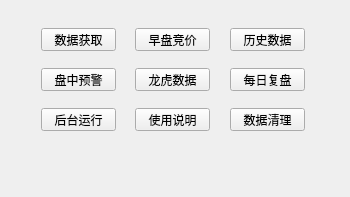
<?xml version="1.0" encoding="UTF-8"?>
<ui version="4.0">
 <class>MainWindow</class>
 <widget class="Ui_MainWindow" name="MainWindow">
  <property name="windowModality">
   <enum>Qt::NonModal</enum>
  </property>
  <property name="enabled">
   <bool>true</bool>
  </property>
  <property name="geometry">
   <rect>
    <x>0</x>
    <y>0</y>
    <width>350</width>
    <height>197</height>
   </rect>
  </property>
  <property name="minimumSize">
   <size>
    <width>0</width>
    <height>0</height>
   </size>
  </property>
  <property name="windowTitle">
   <string>小散变大户数据获取软件V2.0</string>
  </property>
  <property name="windowOpacity">
   <double>1.000000000000000</double>
  </property>
  <property name="toolTip">
   <string/>
  </property>
  <property name="autoFillBackground">
   <bool>true</bool>
  </property>
  <widget class="QPushButton" name="pushButton_2">
   <property name="geometry">
    <rect>
     <x>41</x>
     <y>68</y>
     <width>75</width>
     <height>23</height>
    </rect>
   </property>
   <property name="font">
    <font>
     <family>宋体</family>
     <pointsize>9</pointsize>
    </font>
   </property>
   <property name="text">
    <string>盘中预警</string>
   </property>
  </widget>
  <widget class="QPushButton" name="pushButton_3">
   <property name="geometry">
    <rect>
     <x>41</x>
     <y>108</y>
     <width>75</width>
     <height>23</height>
    </rect>
   </property>
   <property name="font">
    <font>
     <family>宋体</family>
     <pointsize>9</pointsize>
    </font>
   </property>
   <property name="text">
    <string>后台运行</string>
   </property>
  </widget>
  <widget class="QPushButton" name="pushButton_5">
   <property name="geometry">
    <rect>
     <x>135</x>
     <y>68</y>
     <width>75</width>
     <height>23</height>
    </rect>
   </property>
   <property name="font">
    <font>
     <family>宋体</family>
     <pointsize>9</pointsize>
    </font>
   </property>
   <property name="text">
    <string>龙虎数据</string>
   </property>
  </widget>
  <widget class="QPushButton" name="pushButton_6">
   <property name="geometry">
    <rect>
     <x>135</x>
     <y>108</y>
     <width>75</width>
     <height>23</height>
    </rect>
   </property>
   <property name="font">
    <font>
     <family>宋体</family>
     <pointsize>9</pointsize>
    </font>
   </property>
   <property name="text">
    <string>使用说明</string>
   </property>
  </widget>
  <widget class="QPushButton" name="pushButton_8">
   <property name="geometry">
    <rect>
     <x>230</x>
     <y>68</y>
     <width>75</width>
     <height>23</height>
    </rect>
   </property>
   <property name="font">
    <font>
     <family>宋体</family>
     <pointsize>9</pointsize>
    </font>
   </property>
   <property name="text">
    <string>每日复盘</string>
   </property>
   <property name="flat">
    <bool>false</bool>
   </property>
  </widget>
  <widget class="QPushButton" name="pushButton_9">
   <property name="geometry">
    <rect>
     <x>230</x>
     <y>108</y>
     <width>75</width>
     <height>23</height>
    </rect>
   </property>
   <property name="font">
    <font>
     <family>宋体</family>
     <pointsize>9</pointsize>
    </font>
   </property>
   <property name="text">
    <string>数据清理</string>
   </property>
  </widget>
  <widget class="QPushButton" name="pushButton">
   <property name="geometry">
    <rect>
     <x>41</x>
     <y>28</y>
     <width>75</width>
     <height>23</height>
    </rect>
   </property>
   <property name="font">
    <font>
     <family>宋体</family>
     <pointsize>9</pointsize>
    </font>
   </property>
   <property name="text">
    <string>数据获取</string>
   </property>
  </widget>
  <widget class="QPushButton" name="pushButton_4">
   <property name="geometry">
    <rect>
     <x>135</x>
     <y>28</y>
     <width>75</width>
     <height>23</height>
    </rect>
   </property>
   <property name="font">
    <font>
     <family>宋体</family>
     <pointsize>9</pointsize>
    </font>
   </property>
   <property name="text">
    <string>早盘竞价</string>
   </property>
   <property name="shortcut">
    <string/>
   </property>
   <property name="autoDefault">
    <bool>false</bool>
   </property>
   <property name="default">
    <bool>false</bool>
   </property>
   <property name="flat">
    <bool>false</bool>
   </property>
  </widget>
  <widget class="QPushButton" name="pushButton_7">
   <property name="geometry">
    <rect>
     <x>230</x>
     <y>28</y>
     <width>75</width>
     <height>23</height>
    </rect>
   </property>
   <property name="font">
    <font>
     <family>宋体</family>
     <pointsize>9</pointsize>
    </font>
   </property>
   <property name="text">
    <string>历史数据</string>
   </property>
  </widget>
 </widget>
 <customwidgets>
  <customwidget>
   <class>Ui_MainWindow</class>
   <extends>QWidget</extends>
   <header>ui_mainwindow.h</header>
   <container>1</container>
  </customwidget>
 </customwidgets>
 <resources/>
 <connections/>
 <slots>
  <slot>SJHQ_Get_Data()</slot>
 </slots>
</ui>
